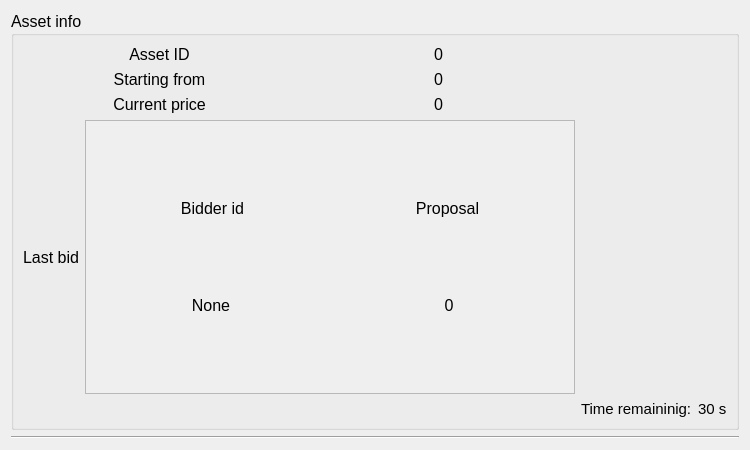
<?xml version="1.0" encoding="UTF-8"?>
<ui version="4.0">
 <class>BiddingRoom</class>
 <widget class="QDialog" name="BiddingRoom">
  <property name="geometry">
   <rect>
    <x>0</x>
    <y>0</y>
    <width>750</width>
    <height>450</height>
   </rect>
  </property>
  <property name="minimumSize">
   <size>
    <width>750</width>
    <height>450</height>
   </size>
  </property>
  <property name="maximumSize">
   <size>
    <width>750</width>
    <height>450</height>
   </size>
  </property>
  <property name="windowTitle">
   <string>Bid application - Bidding Room</string>
  </property>
  <layout class="QGridLayout" name="gridLayout_3">
   <item row="1" column="0" colspan="2">
    <widget class="Line" name="line">
     <property name="orientation">
      <enum>Qt::Horizontal</enum>
     </property>
    </widget>
   </item>
   <item row="0" column="0" colspan="2">
    <widget class="QGroupBox" name="groupBox">
     <property name="font">
      <font>
       <pointsize>12</pointsize>
      </font>
     </property>
     <property name="title">
      <string>Asset info</string>
     </property>
     <layout class="QGridLayout" name="gridLayout">
      <item row="0" column="0">
       <layout class="QVBoxLayout" name="verticalLayout_2">
        <item>
         <layout class="QHBoxLayout" name="horizontalLayout_6">
          <item>
           <widget class="QLabel" name="label_3">
            <property name="minimumSize">
             <size>
              <width>250</width>
              <height>0</height>
             </size>
            </property>
            <property name="text">
             <string>Asset ID</string>
            </property>
            <property name="alignment">
             <set>Qt::AlignCenter</set>
            </property>
           </widget>
          </item>
          <item>
           <widget class="QLabel" name="assetId">
            <property name="text">
             <string>0</string>
            </property>
            <property name="alignment">
             <set>Qt::AlignCenter</set>
            </property>
           </widget>
          </item>
         </layout>
        </item>
        <item>
         <layout class="QHBoxLayout" name="horizontalLayout_5">
          <item>
           <widget class="QLabel" name="label_4">
            <property name="minimumSize">
             <size>
              <width>250</width>
              <height>0</height>
             </size>
            </property>
            <property name="text">
             <string>Starting from</string>
            </property>
            <property name="alignment">
             <set>Qt::AlignCenter</set>
            </property>
           </widget>
          </item>
          <item>
           <widget class="QLabel" name="assetStartingFrom">
            <property name="text">
             <string>0</string>
            </property>
            <property name="alignment">
             <set>Qt::AlignCenter</set>
            </property>
           </widget>
          </item>
         </layout>
        </item>
        <item>
         <layout class="QHBoxLayout" name="horizontalLayout_4">
          <item>
           <widget class="QLabel" name="label_5">
            <property name="minimumSize">
             <size>
              <width>250</width>
              <height>0</height>
             </size>
            </property>
            <property name="text">
             <string>Current price</string>
            </property>
            <property name="alignment">
             <set>Qt::AlignCenter</set>
            </property>
           </widget>
          </item>
          <item>
           <widget class="QLabel" name="AssetCurrentPrice">
            <property name="text">
             <string>0</string>
            </property>
            <property name="alignment">
             <set>Qt::AlignCenter</set>
            </property>
           </widget>
          </item>
         </layout>
        </item>
        <item>
         <layout class="QHBoxLayout" name="horizontalLayout_3">
          <item>
           <widget class="QLabel" name="label_6">
            <property name="text">
             <string>Last bid</string>
            </property>
            <property name="alignment">
             <set>Qt::AlignCenter</set>
            </property>
           </widget>
          </item>
          <item>
           <widget class="QScrollArea" name="scrollArea">
            <property name="widgetResizable">
             <bool>true</bool>
            </property>
            <widget class="QWidget" name="scrollAreaWidgetContents">
             <property name="geometry">
              <rect>
               <x>0</x>
               <y>0</y>
               <width>496</width>
               <height>271</height>
              </rect>
             </property>
             <layout class="QVBoxLayout" name="verticalLayout">
              <item>
               <layout class="QHBoxLayout" name="horizontalLayout">
                <property name="spacing">
                 <number>0</number>
                </property>
                <property name="sizeConstraint">
                 <enum>QLayout::SetDefaultConstraint</enum>
                </property>
                <item>
                 <widget class="QLabel" name="label_7">
                  <property name="maximumSize">
                   <size>
                    <width>16777215</width>
                    <height>25</height>
                   </size>
                  </property>
                  <property name="text">
                   <string>Bidder id</string>
                  </property>
                  <property name="alignment">
                   <set>Qt::AlignCenter</set>
                  </property>
                 </widget>
                </item>
                <item>
                 <widget class="QLabel" name="label_8">
                  <property name="maximumSize">
                   <size>
                    <width>16777215</width>
                    <height>25</height>
                   </size>
                  </property>
                  <property name="text">
                   <string>Proposal</string>
                  </property>
                  <property name="alignment">
                   <set>Qt::AlignCenter</set>
                  </property>
                 </widget>
                </item>
               </layout>
              </item>
              <item>
               <layout class="QHBoxLayout" name="horizontalLayout_2">
                <item>
                 <widget class="QLabel" name="lastBidder">
                  <property name="maximumSize">
                   <size>
                    <width>16777215</width>
                    <height>25</height>
                   </size>
                  </property>
                  <property name="text">
                   <string>None</string>
                  </property>
                  <property name="alignment">
                   <set>Qt::AlignCenter</set>
                  </property>
                 </widget>
                </item>
                <item>
                 <widget class="QLabel" name="lastProposal">
                  <property name="maximumSize">
                   <size>
                    <width>16777215</width>
                    <height>25</height>
                   </size>
                  </property>
                  <property name="text">
                   <string>0</string>
                  </property>
                  <property name="alignment">
                   <set>Qt::AlignCenter</set>
                  </property>
                 </widget>
                </item>
               </layout>
              </item>
             </layout>
            </widget>
           </widget>
          </item>
         </layout>
        </item>
       </layout>
      </item>
      <item row="1" column="1">
       <layout class="QGridLayout" name="gridLayout_2">
        <item row="0" column="0">
         <widget class="QLabel" name="label">
          <property name="maximumSize">
           <size>
            <width>150</width>
            <height>16777215</height>
           </size>
          </property>
          <property name="font">
           <font>
            <pointsize>11</pointsize>
           </font>
          </property>
          <property name="text">
           <string>Time remaininig:</string>
          </property>
         </widget>
        </item>
        <item row="0" column="1">
         <widget class="QLabel" name="timeInput">
          <property name="font">
           <font>
            <pointsize>11</pointsize>
           </font>
          </property>
          <property name="text">
           <string>30 s</string>
          </property>
         </widget>
        </item>
       </layout>
      </item>
     </layout>
    </widget>
   </item>
  </layout>
 </widget>
 <resources/>
 <connections/>
</ui>
